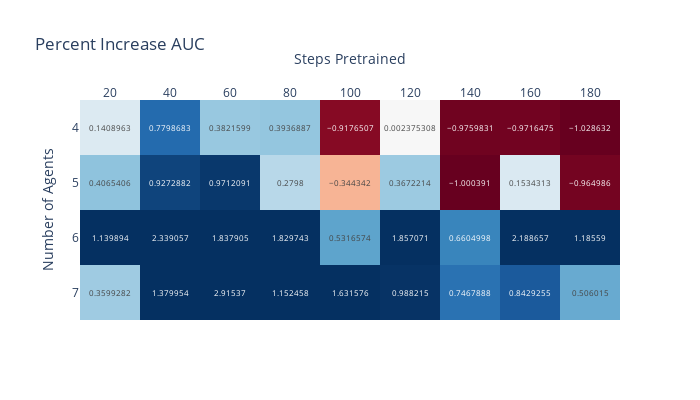

The code cell stored with this chart in its notebook:
### Code cell
# Instead, ratio of area under curves
data = []
for num_agents in range(4,8):
    base_x, base_mean, retrain_results = plot_avg_retrain(
        num_agents, env="Multiwalker", show=False, write=False, pre_agents=3,
        path=['multiwalker_history.csv','tune_multiwalker_history.csv','multiwalker-2_history.csv','walker-sup_history.csv']
        )
    z = base_mean.values.min()
    base_mean = base_mean.values - z

    for steps in retrain_results.steps_pretrained.unique():
        if steps < 200:
            res = retrain_results[retrain_results.steps_pretrained==steps
                                ]['per_agent_erm'].values - z
            a = int(steps/num_agents) # Number of base steps

            b = min(a+len(res), len(base_mean))
            #i = (res[:b-a] - base_mean[a:b]).cumsum().argmax()
            #i = (res[:b-a] - base_mean[a:b]).cumsum().argmax() + 1
            i = (res[:b-a] - base_mean[a:b]).cumsum().argmax() or 1

            n = res[:i].sum()
            m = base_mean[a:a+i].sum()
            auc = (n-m)/m
            #print(f"{m} : {auc}")
            data.append({
                'Number of Agents': num_agents,
                'Steps Pretrained': steps,
                'Area Under Curve': auc,
            })


import plotly.express as px

df = pd.DataFrame(data)
piv = df.pivot(index="Number of Agents", columns="Steps Pretrained")

fig = px.imshow(piv,#/piv.values.max(), 
                text_auto=True, title="Percent Increase AUC",
                labels=dict(x="Steps Pretrained", y="Number of Agents"),
                color_continuous_scale='RdBu', range_color=(-1,1), 
                # color_continuous_scale='Blues', range_color=(0,1),#'PuBu','RdBu'
                x=[f"{s}" for _,s in piv.columns.values],
                y=piv.index.values
                )
fig.update_coloraxes(showscale=False) 
fig.update_xaxes(side="top")
fig.update_layout(width=700, height=400,)
fig.show()

### Figure 1 — Plotly figure (JSON) as saved in the notebook; plotly's stock layout.template omitted (floating-point values rounded to 4 significant figures)
{"data": [{"coloraxis": "coloraxis", "hovertemplate": "Steps Pretrained: %{x}<br>Number of Agents: %{y}<br>color: %{z}<extra></extra>", "name": "0", "texttemplate": "%{z}", "type": "heatmap", "x": ["20", "40", "60", "80", "100", "120", "140", "160", "180"], "xaxis": "x", "y": [4, 5, 6, 7], "yaxis": "y", "z": [[0.1409, 0.7799, 0.3822, 0.3937, -0.9177, 0.002375, -0.976, -0.9716, -1.029], [0.4065, 0.9273, 0.9712, 0.2798, -0.3443, 0.3672, -1.0, 0.1534, -0.965], [1.14, 2.339, 1.838, 1.83, 0.5317, 1.857, 0.6605, 2.189, 1.186], [0.3599, 1.38, 2.915, 1.152, 1.632, 0.9882, 0.7468, 0.8429, 0.506]]}], "layout": {"coloraxis": {"cmax": 1, "cmin": -1, "colorscale": [[0, "rgb(103,0,31)"], [0.1, "rgb(178,24,43)"], [0.2, "rgb(214,96,77)"], [0.3, "rgb(244,165,130)"], [0.4, "rgb(253,219,199)"], [0.5, "rgb(247,247,247)"], [0.6, "rgb(209,229,240)"], [0.7, "rgb(146,197,222)"], [0.8, "rgb(67,147,195)"], [0.9, "rgb(33,102,172)"], [1, "rgb(5,48,97)"]], "showscale": false}, "height": 400, "title": {"text": "Percent Increase AUC"}, "width": 700, "xaxis": {"anchor": "y", "constrain": "domain", "domain": [0, 1], "scaleanchor": "y", "side": "top", "title": {"text": "Steps Pretrained"}}, "yaxis": {"anchor": "x", "autorange": "reversed", "constrain": "domain", "domain": [0, 1], "title": {"text": "Number of Agents"}}}}
